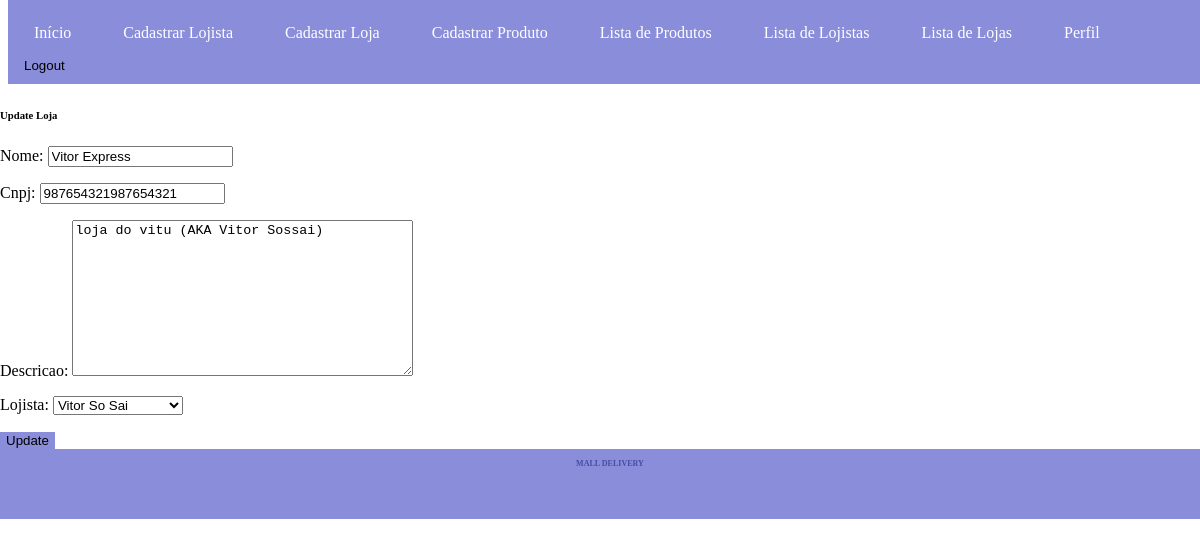
Page /loja/2/update/ (signed in) on the committed database.
### app_mall/models.py (models this page shows, shortened)
class Loja(models.Model):
    nome = models.CharField(max_length=255)
    cnpj = models.CharField(max_length=18)
    descricao = models.TextField(blank=True, null=True)
    lojista = models.ForeignKey(Lojista, related_name='lojista', on_delete=models.CASCADE)

class Lojista(models.Model):
    nome = models.CharField(max_length=100)
    CPF = models.CharField(max_length=11)
    telefone = models.CharField(max_length=20)
    email = models.EmailField(unique=True)
    def __str__(self):
        return self.nome

### app_mall/views.py (the view)
# urls.py: path('loja/<pk>/update/', views.LojaUpdateView.as_view(), name='update_loja'),
class LojaUpdateView(LoginRequiredMixin, UpdateView):
    model = Loja
    fields = ['nome', 'cnpj', 'descricao', 'lojista']
    template_name = 'update_loja.html'
    success_url = reverse_lazy('lista_loja')

### app_mall/templates/update_loja.html (shortened to what this page needs)
{% extends "base.html" %}
{% block content %}
<h6>Update Loja</h6>
<form method="post">
    {{ form.as_p }}
    <button type="submit">Update</button>
</form>
{% endblock %}

### app_mall/templates/base.html (style rules this page uses)
body { width: 100%; display: ruby; }
button { background-color: #898dda; border: #474ca4; }

### rows in the picture
Loja: nome "Vitor Express", cnpj "987654321987654321", descricao "loja do vitu (AKA Vitor Sossai)", lojista "Vitor So Sai"
